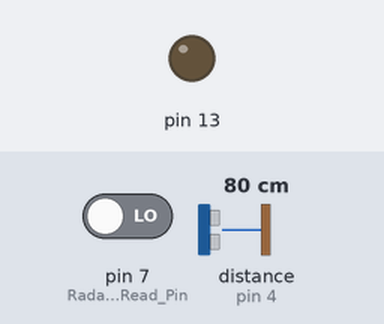
The sketch below on a simulated Arduino Uno, built with avr-gcc and run on an emulated ATmega328P. Parts: output pins drawn as LEDs (lit = HIGH). Wiring (inferred from the names in the program): ultrasonic range finder: trigger pin 2; echo pin 4. Inputs (shaded band) come from the test bench; at power-on: pin 7 (Radar_Signal_Read_Pin) LOW, distance to the obstacle (sensor on pin 4) 80 cm. The echo pulse lasts 58.3 µs per cm; pins used as bus, display or sensor lines are not drawn; what the sketch prints to the serial monitor is not drawn.

Above: at 1.2 s.
1.3 s: pin 7 (Radar_Signal_Read_Pin) driven HIGH
At 2.6 s:
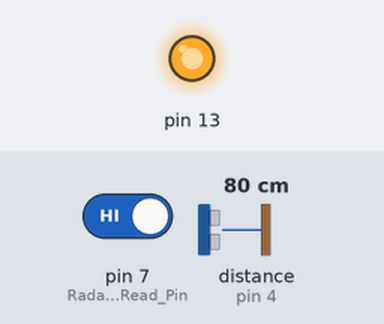
8.9 s: pin 7 (Radar_Signal_Read_Pin) driven LOW
At 9.9 s:
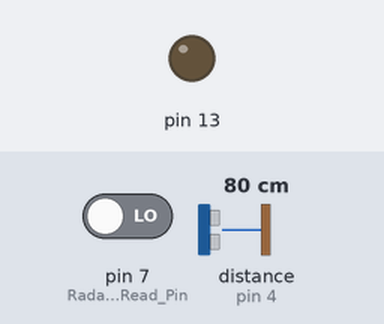
Timing chart, 0 to 11.9 s (numbered marks = the images above; inputs shaded):
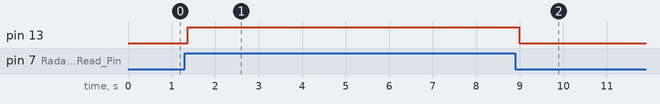

The sketch:

testsetsdlfkj.ino
```cpp
#include <SoftwareSerial.h>                       // 소프트웨어 시리얼 라이브러리 등록

/*------------------------ 아두이노 보드마다 소프트웨어 시리얼로 사용할 수 있는 핀 번호가 다르므로 주의 요망 ---------------------------*/
#define RX 8                                      // 소프트웨어 RX포트로 사용할 핀 번호 정의
#define TX 9
#define TRIG 2 //TRIG 핀 설정 (초음파 보내는 핀)
#define ECHO 4 //ECHO 핀 설정 (초음파 받는 핀)                                    // 소프트웨어 TX포트로 사용할 핀 번호 정의
/*------------------------ 아두이노 보드마다 소프트웨어 시리얼로 사용할 수 있는 핀 번호가 다르므로 주의 요망 ---------------------------*/

SoftwareSerial Arduino_to_Radar_Serial(RX, TX);   // 소프트웨어 시리얼 객체명 선언(설정 보드의 RX 핀, 설정보드의 TX 핀)
SoftwareSerial BTSerial(0, 1);
int Radar_Signal_Read_Pin = 7;                    // Radar 모듈 신호선(3번핀)과 아두이노에 연결된 핀번호

// 변수
int val = 0;                                      // Read한 Radar 모듈 신호선의 값을 저장할 변수

/*------------------------ CLI_Command 종류 ---------------------------*/
// MotionDataEnable 0 : MDR이 측정하고 있는 MotionData를 주기적으로 출력
// MotionDataEnable 1 : MDR이 측정하고 있는 MotionData를 주기적으로 출력
// DetectLevel : 현재 설정되어 있는 DetectLevel 확인
// DetectLevel 11000 : DetectLevel [11000] 설정
// HoldTime : 현재 설정되어 있는 HoldTime 확인
// HoldTime 2000 : HoldTime [2000ms] 설정
/*------------------------ CLI_Command 종류 ---------------------------*/

void setup()
{
  // put your setup code here, to run once:
  pinMode(Radar_Signal_Read_Pin, INPUT); // 디지털 7번핀을 GPIO INPUT으로 설정
  pinMode(LED_BUILTIN, OUTPUT); // LED_BUILTIN는 아두이노 보드에 자체적으로 달린 LED이며, 이를 Signal Out핀으로 설정
  pinMode(TRIG, OUTPUT);
  pinMode(ECHO, INPUT);

  Serial.begin(9600); // Serial 객체는 PC와 Arduino와의 시리얼 통신을 담당하며, Baud Rate = 9600 설정
  BTSerial.begin(38400);
  Arduino_to_Radar_Serial.begin(9600); // Arduino_to_Radar_Serial 객체는 Arduino와 Radar 모듈과의 시리얼 통신을 담당하며, Baud Rate = 9600 설정
}

void loop()
{
    if (BTSerial.available())
    Serial.write(BTSerial.read());
  if (Serial.available())
    BTSerial.write(Serial.read());
    long duration, distance;

  digitalWrite(TRIG, LOW);
  delayMicroseconds(2);
  digitalWrite(TRIG, HIGH);
  delayMicroseconds(10);
  digitalWrite(TRIG, LOW);

  duration = pulseIn (ECHO, HIGH); //물체에 반사되어돌아온 초음파의 시간을 변수에 저장합니다.

  //34000*초음파가 물체로 부터 반사되어 돌아오는시간 /1000000 / 2(왕복값이아니라 편도값이기때문에 나누기2를 해줍니다.)
 //초음파센서의 거리값이 위 계산값과 동일하게 Cm로 환산되는 계산공식 입니다. 수식이 간단해지도록 적용했습니다.
  distance = duration * 17 / 1000;
  //PC모니터로 초음파 거리값을 확인 하는 코드 입니다.
  Serial.println(duration ); //초음파가 반사되어 돌아오는 시간을 보여줍니다.
  Serial.print("\nDIstance : ");
  Serial.print(distance); //측정된 물체로부터 거리값(cm값)을 보여줍니다.
  Serial.println(" Cm");

  delay(100); //1초마다 측정값을 보여줍니다.
  // put your main code here, to run repeatedly:
  val = digitalRead(Radar_Signal_Read_Pin);   // Radar로부터의 움직임 신호를 Read하여 val 변수에 저장
  digitalWrite(LED_BUILTIN, val);  // val 변수의 값에 따른 LED의 High, Low 상태 결정

  /*------------------------ 움직임이 있을 경우 수행하고 싶은 코드를 입력하세요 Start ---------------------------*/
  if(val > 0)
  {
    // 움직임이 있을 경우 수행하고 싶은 코드를 입력하세요.
  }
  /*------------------------ 움직임이 있을 경우 수행하고 싶은 코드를 입력하세요 End ---------------------------*/

  // 시리얼 모니터 -> 아두이노 -> Radar 모듈
  if(Serial.available())
  {
    // read the incoming byte:
    char Transmit_Char = Serial.read(); // 시리얼 모니터를 통해 전송할 데이터를 1바이트씩 읽고 Transmit_Char 변수에 저장
    Arduino_to_Radar_Serial.write(Transmit_Char); // Transmit_Char 변수에 저장된 1바이트 값을 Radar 모듈로 송신
    Serial.print(Transmit_Char); // 아두이노 사용자가 자신이 전송한 데이터를 알 수 있도록 Transmit_Char 변수에 저장된 1바이트 값을 시리얼 모니터에 표시
  }

  // Radar 모듈 -> 아두이노 -> 시리얼 모니터
  if(Arduino_to_Radar_Serial.available())
  {
    // read the incoming byte:
    char Receive_Char = Arduino_to_Radar_Serial.read(); // Radar 모듈이 보낸 데이터를 1바이트씩 읽고 Receive_Char 변수에 저장
    Serial.print(Receive_Char); // Radar 모듈이 보낸 데이터를 아두이노 사용자가 알 수 있도록 Receive_Char 변수에 저장된 1바이트 값을 시리얼 모니터에 표시
  }
}
```

Measured:
- after the input at 1.3 s, pin 13: LOW → HIGH after 0.07 s
- after the input at 8.9 s, pin 13: HIGH → LOW after 0.09 s
